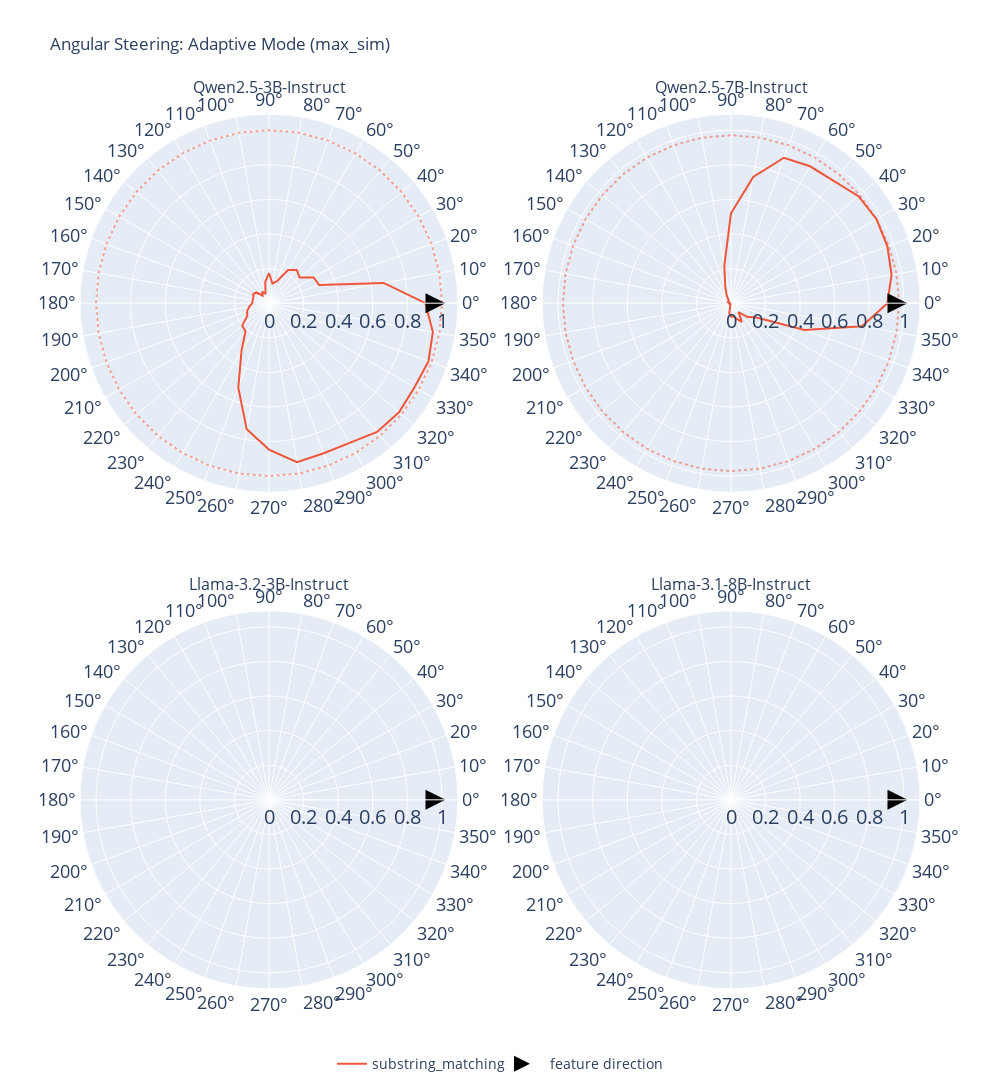

Notebook code cell kept with this figure:
### Markdown cell above
"""
Visualization for pytorch_pure Angular Steering

NOTE: This is a simplified visualization for pytorch_pure development.
For comprehensive visualization with more models and detailed analysis,
use ../visualization.ipynb in the parent directory.
"""

from pathlib import Path
import json
import numpy as np
import plotly
import plotly.graph_objects as go
from plotly.subplots import make_subplots

# Output directory for visualizations
visualization_dir = Path("visualization/")
visualization_dir.mkdir(parents=True, exist_ok=True)

# Data directory
data_path = Path("output/")

print(f"✓ Loaded libraries")
print(f"  Visualization dir: {visualization_dir}")
print(f"  Data path: {data_path}")

### Code cell
# Configuration
model_ids = [
    "Qwen2.5-3B-Instruct",
    "Qwen2.5-7B-Instruct",
    "Llama-3.2-3B-Instruct",
    "Llama-3.1-8B-Instruct",
]

language = "en"
data_type = "harmful"

# Whether to use adaptive mode (mode_1) files
# If False, uses non-adaptive (mode_0) files
adaptive = True

# Direction strategy to visualize ("max_sim" or "max_norm")
# This filters which direction to plot when multiple are available
direction_strategy = "max_sim"

# Create figure
num_row = (len(model_ids) + 1) // 2
num_col = min(2, len(model_ids))

fig = make_subplots(
    rows=num_row,
    cols=num_col,
    specs=[[{"type": "polar"}] * num_col] * num_row,
    subplot_titles=model_ids,
    vertical_spacing=0.1,
    horizontal_spacing=0.1,
)

# Color mapping for metrics (matching parent)
colour_map = {
    "substring_matching": plotly.colors.qualitative.Plotly[1],
    "llamaguard3": plotly.colors.qualitative.Plotly[2],
    "harmbench": plotly.colors.qualitative.Plotly[0],
}

# Angle categories (0 to 360, close the loop)
categories = list(str(i) for i in range(0, 360, 10))
categories.append(categories[0])

for idx, model_id in enumerate(model_ids):
    output_path = Path(data_path) / model_id

    # Glob pattern based on adaptive mode
    if adaptive:
        glob_pattern = f"eval-mode_1*.json"
    else:
        glob_pattern = "eval-[!(mode)(perp)]*.json"

    for file in sorted(list(output_path.glob(glob_pattern))):
        # Extract metric name
        if adaptive:
            metric = file.stem.split("-")[2]
        else:
            metric = file.stem.split("-")[1]

        # Skip llmjudge (if desired)
        if metric == "llmjudge":
            continue

        # Load evaluation data
        with open(file, "r") as f:
            eval_data = json.load(f)

        print(f"Processing {model_id}: {file.name}")

        # Extract baseline
        baseline = eval_data.get("baseline")
        if baseline is None:
            print(f"  ⚠ No baseline found")
            continue

        if isinstance(baseline, list):
            baseline = np.mean(baseline)

        # Add metric to color map if not present
        if metric not in colour_map:
            colour_map[metric] = plotly.colors.qualitative.Plotly[len(colour_map)]

        # Plot baseline as dashed circle
        fig.add_trace(
            go.Scatterpolar(
                r=[
                    (
                        1 - baseline
                        if metric in ["substring_matching", "llmjudge"]
                        else baseline
                    )
                    for _ in range(len(categories))
                ],
                theta=categories,
                name="baseline",
                line=dict(width=2, color=colour_map[metric], dash="dot"),
                mode="lines",
                opacity=0.5,
                showlegend=False,
            ),
            row=idx // num_col + 1,
            col=idx % num_col + 1,
        )

        # Find direction keys (e.g., "max_sim_21_post-pca_0")
        # Filter by strategy and exclude random directions
        print("DEBUGGING", eval_data)
        direction_keys = [
            k
            for k in eval_data.keys()
            if k != "baseline" and "dir_random" not in k and direction_strategy in k
        ]

        if not direction_keys:
            print(f"  ⚠ No direction keys matching '{direction_strategy}'")
            print(
                f"     Available keys: {[k for k in eval_data.keys() if k != 'baseline']}"
            )
            continue

        # Use first matching direction
        chosen_direction = direction_keys[0]
        print(f"  ✓ Using direction: {chosen_direction}")

        # Extract values for each angle
        direction_data = eval_data[chosen_direction]
        values = []

        for cat in categories[:-1]:  # Exclude last (duplicate of first)
            if cat in direction_data:
                val = direction_data[cat]
                # Convert list to mean if needed
                if isinstance(val, list):
                    val = np.mean(val)
                values.append(val)
            else:
                # Missing angle - use baseline
                values.append(baseline)

        values.append(values[0])  # Close the loop

        # Plot steered results
        fig.add_trace(
            go.Scatterpolar(
                r=(
                    [1 - v for v in values]
                    if metric in ["substring_matching", "llmjudge"]
                    else values
                ),
                theta=categories,
                name=metric,
                line=dict(width=2, color=colour_map[metric]),
                mode="lines",
                showlegend=idx == 0,
            ),
            row=idx // num_col + 1,
            col=idx % num_col + 1,
        )

    # Add feature direction marker (0° = harmful direction)
    fig.add_trace(
        go.Scatterpolar(
            r=[1.02],
            theta=[0],
            name="feature direction",
            marker=dict(size=20, symbol="arrow-right", color="black"),
            mode="markers",
            showlegend=idx == 0,
        ),
        row=idx // num_col + 1,
        col=idx % num_col + 1,
    )

# Update layout for each subplot
for i in range(len(model_ids) + 1):
    polar_key = f'polar{i if i > 0 else ""}'
    fig.update_layout(
        {
            polar_key: dict(
                radialaxis=dict(
                    visible=True,
                    dtick=0.2,
                    tickfont=dict(size=20),
                ),
                angularaxis=dict(
                    tickvals=list(range(0, 360, 10)),
                    ticktext=[f"{i}°" for i in range(0, 360, 10)],
                    tickfont=dict(size=18),
                    dtick=10,
                ),
            )
        }
    )

# Global layout settings
fig.update_layout(
    height=800 * num_row,
    width=1000,
    title_text=f"Angular Steering: {'Adaptive' if adaptive else 'Always-On'} Mode ({direction_strategy})",
    showlegend=True,
    legend=dict(
        orientation="h",
        y=-0.05,
        xanchor="center",
        x=0.5,
        font=dict(size=14),
    ),
)

fig.show()

### Figure 1 — Plotly figure (JSON) as saved in the notebook; plotly's stock layout.template omitted (floating-point values rounded to 4 significant figures)
{"data": [{"line": {"color": "#EF553B", "dash": "dot", "width": 2}, "mode": "lines", "name": "baseline", "opacity": 0.5, "r": [1, 1, 1, 1, 1, 1, 1, 1, 1, 1, 1, 1, 1, 1, 1, 1, 1, 1, 1, 1, 1, 1, 1, 1, 1, 1, 1, 1, 1, 1, 1, 1, 1, 1, 1, 1, 1], "showlegend": false, "subplot": "polar", "theta": ["0", "10", "20", "30", "40", "50", "60", "70", "80", "90", "100", "110", "120", "130", "140", "150", "160", "170", "180", "190", "200", "210", "220", "230", "240", "250", "260", "270", "280", "290", "300", "310", "320", "330", "340", "350", "0"], "type": "scatterpolar"}, {"line": {"color": "#EF553B", "width": 2}, "mode": "lines", "name": "substring_matching", "r": [0.9038, 0.6731, 0.3077, 0.2981, 0.2308, 0.25, 0.2212, 0.1346, 0.1154, 0.1731, 0.125, 0.05769, 0.07692, 0.05769, 0.09615, 0.1058, 0.09615, 0.09615, 0.09615, 0.1154, 0.1346, 0.1442, 0.2019, 0.2115, 0.3173, 0.5192, 0.7404, 0.8462, 0.9327, 0.9231, 0.9327, 0.9712, 0.9808, 0.9712, 0.9808, 0.9615, 0.9038], "showlegend": true, "subplot": "polar", "theta": ["0", "10", "20", "30", "40", "50", "60", "70", "80", "90", "100", "110", "120", "130", "140", "150", "160", "170", "180", "190", "200", "210", "220", "230", "240", "250", "260", "270", "280", "290", "300", "310", "320", "330", "340", "350", "0"], "type": "scatterpolar"}, {"marker": {"color": "black", "size": 20, "symbol": "arrow-right"}, "mode": "markers", "name": "feature direction", "r": [1.02], "showlegend": true, "subplot": "polar", "theta": [0], "type": "scatterpolar"}, {"line": {"color": "#EF553B", "dash": "dot", "width": 2}, "mode": "lines", "name": "baseline", "opacity": 0.5, "r": [0.9712, 0.9712, 0.9712, 0.9712, 0.9712, 0.9712, 0.9712, 0.9712, 0.9712, 0.9712, 0.9712, 0.9712, 0.9712, 0.9712, 0.9712, 0.9712, 0.9712, 0.9712, 0.9712, 0.9712, 0.9712, 0.9712, 0.9712, 0.9712, 0.9712, 0.9712, 0.9712, 0.9712, 0.9712, 0.9712, 0.9712, 0.9712, 0.9712, 0.9712, 0.9712, 0.9712, 0.9712], "showlegend": false, "subplot": "polar2", "theta": ["0", "10", "20", "30", "40", "50", "60", "70", "80", "90", "100", "110", "120", "130", "140", "150", "160", "170", "180", "190", "200", "210", "220", "230", "240", "250", "260", "270", "280", "290", "300", "310", "320", "330", "340", "350", "0"], "type": "scatterpolar"}, {"line": {"color": "#EF553B", "width": 2}, "mode": "lines", "name": "substring_matching", "r": [0.9038, 0.9423, 0.9615, 0.9712, 0.9615, 0.9231, 0.9135, 0.8942, 0.7404, 0.5192, 0.2212, 0.09615, 0.04808, 0.01923, 0.01923, 0.01923, 0.01923, 0.009615, 0.009615, 0, 0.009615, 0.009615, 0, 0, 0.009615, 0.009615, 0.05769, 0.07692, 0.07692, 0.09615, 0.125, 0.06731, 0.125, 0.1635, 0.4519, 0.7692, 0.9038], "showlegend": false, "subplot": "polar2", "theta": ["0", "10", "20", "30", "40", "50", "60", "70", "80", "90", "100", "110", "120", "130", "140", "150", "160", "170", "180", "190", "200", "210", "220", "230", "240", "250", "260", "270", "280", "290", "300", "310", "320", "330", "340", "350", "0"], "type": "scatterpolar"}, {"marker": {"color": "black", "size": 20, "symbol": "arrow-right"}, "mode": "markers", "name": "feature direction", "r": [1.02], "showlegend": false, "subplot": "polar2", "theta": [0], "type": "scatterpolar"}, {"marker": {"color": "black", "size": 20, "symbol": "arrow-right"}, "mode": "markers", "name": "feature direction", "r": [1.02], "showlegend": false, "subplot": "polar3", "theta": [0], "type": "scatterpolar"}, {"marker": {"color": "black", "size": 20, "symbol": "arrow-right"}, "mode": "markers", "name": "feature direction", "r": [1.02], "showlegend": false, "subplot": "polar4", "theta": [0], "type": "scatterpolar"}], "layout": {"annotations": [{"font": {"size": 16}, "showarrow": false, "text": "Qwen2.5-3B-Instruct", "x": 0.225, "xanchor": "center", "xref": "paper", "y": 1, "yanchor": "bottom", "yref": "paper"}, {"font": {"size": 16}, "showarrow": false, "text": "Qwen2.5-7B-Instruct", "x": 0.775, "xanchor": "center", "xref": "paper", "y": 1, "yanchor": "bottom", "yref": "paper"}, {"font": {"size": 16}, "showarrow": false, "text": "Llama-3.2-3B-Instruct", "x": 0.225, "xanchor": "center", "xref": "paper", "y": 0.45, "yanchor": "bottom", "yref": "paper"}, {"font": {"size": 16}, "showarrow": false, "text": "Llama-3.1-8B-Instruct", "x": 0.775, "xanchor": "center", "xref": "paper", "y": 0.45, "yanchor": "bottom", "yref": "paper"}], "height": 1600, "legend": {"font": {"size": 14}, "orientation": "h", "x": 0.5, "xanchor": "center", "y": -0.05}, "polar": {"angularaxis": {"dtick": 10, "tickfont": {"size": 18}, "ticktext": ["0°", "10°", "20°", "30°", "40°", "50°", "60°", "70°", "80°", "90°", "100°", "110°", "120°", "130°", "140°", "150°", "160°", "170°", "180°", "190°", "200°", "210°", "220°", "230°", "240°", "250°", "260°", "270°", "280°", "290°", "300°", "310°", "320°", "330°", "340°", "350°"], "tickvals": [0, 10, 20, 30, 40, 50, 60, 70, 80, 90, 100, 110, 120, 130, 140, 150, 160, 170, 180, 190, 200, 210, 220, 230, 240, 250, 260, 270, 280, 290, 300, 310, 320, 330, 340, 350]}, "domain": {"x": [0, 0.45], "y": [0.55, 1]}, "radialaxis": {"dtick": 0.2, "tickfont": {"size": 20}, "visible": true}}, "polar2": {"angularaxis": {"dtick": 10, "tickfont": {"size": 18}, "ticktext": ["0°", "10°", "20°", "30°", "40°", "50°", "60°", "70°", "80°", "90°", "100°", "110°", "120°", "130°", "140°", "150°", "160°", "170°", "180°", "190°", "200°", "210°", "220°", "230°", "240°", "250°", "260°", "270°", "280°", "290°", "300°", "310°", "320°", "330°", "340°", "350°"], "tickvals": [0, 10, 20, 30, 40, 50, 60, 70, 80, 90, 100, 110, 120, 130, 140, 150, 160, 170, 180, 190, 200, 210, 220, 230, 240, 250, 260, 270, 280, 290, 300, 310, 320, 330, 340, 350]}, "domain": {"x": [0.55, 1], "y": [0.55, 1]}, "radialaxis": {"dtick": 0.2, "tickfont": {"size": 20}, "visible": true}}, "polar3": {"angularaxis": {"dtick": 10, "tickfont": {"size": 18}, "ticktext": ["0°", "10°", "20°", "30°", "40°", "50°", "60°", "70°", "80°", "90°", "100°", "110°", "120°", "130°", "140°", "150°", "160°", "170°", "180°", "190°", "200°", "210°", "220°", "230°", "240°", "250°", "260°", "270°", "280°", "290°", "300°", "310°", "320°", "330°", "340°", "350°"], "tickvals": [0, 10, 20, 30, 40, 50, 60, 70, 80, 90, 100, 110, 120, 130, 140, 150, 160, 170, 180, 190, 200, 210, 220, 230, 240, 250, 260, 270, 280, 290, 300, 310, 320, 330, 340, 350]}, "domain": {"x": [0, 0.45], "y": [0, 0.45]}, "radialaxis": {"dtick": 0.2, "tickfont": {"size": 20}, "visible": true}}, "polar4": {"angularaxis": {"dtick": 10, "tickfont": {"size": 18}, "ticktext": ["0°", "10°", "20°", "30°", "40°", "50°", "60°", "70°", "80°", "90°", "100°", "110°", "120°", "130°", "140°", "150°", "160°", "170°", "180°", "190°", "200°", "210°", "220°", "230°", "240°", "250°", "260°", "270°", "280°", "290°", "300°", "310°", "320°", "330°", "340°", "350°"], "tickvals": [0, 10, 20, 30, 40, 50, 60, 70, 80, 90, 100, 110, 120, 130, 140, 150, 160, 170, 180, 190, 200, 210, 220, 230, 240, 250, 260, 270, 280, 290, 300, 310, 320, 330, 340, 350]}, "domain": {"x": [0.55, 1], "y": [0, 0.45]}, "radialaxis": {"dtick": 0.2, "tickfont": {"size": 20}, "visible": true}}, "showlegend": true, "title": {"text": "Angular Steering: Adaptive Mode (max_sim)"}, "width": 1000}}
